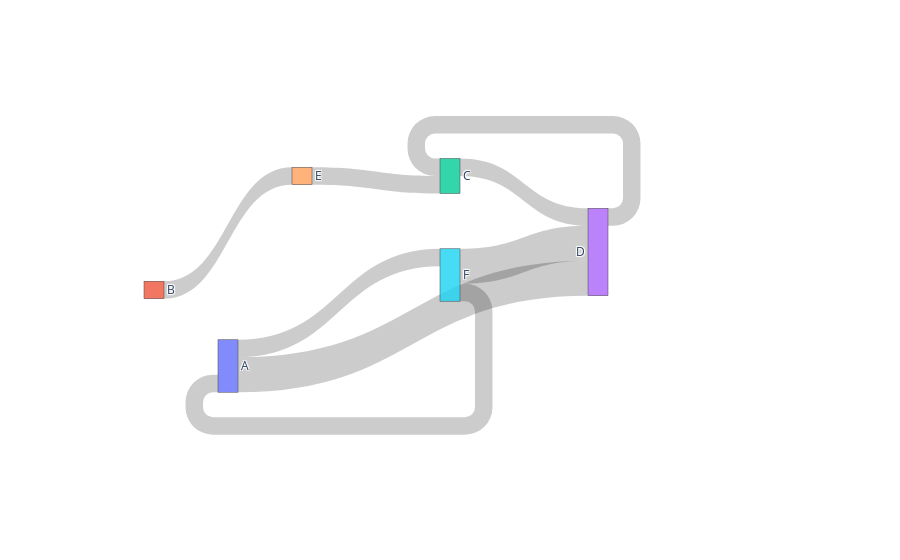

The cell this chart's notebook holds for it:
### Code cell
fig = go.Figure(go.Sankey(
    arrangement = "snap",
    node = {
        "label": ["A", "B", "C", "D", "E", "F"],
        "x": [0.2, 0.1, 0.5, 0.7, 0.3, 0.5],
        "y": [0.7, 0.5, 0.2, 0.4, 0.2, 0.3],
        'pad':10},  # 10 Pixels
    link = {
        "source": [0, 0, 1, 2, 5, 4, 3, 5],
        "target": [5, 3, 4, 3, 0, 2, 2, 3],
        "value": [1, 2, 1, 1, 1, 1, 1, 2]}))

fig.show()

### Figure 1 — Plotly figure (JSON) as saved in the notebook; plotly's stock layout.template omitted (floating-point values rounded to 4 significant figures)
{"data": [{"arrangement": "snap", "link": {"source": [0, 0, 1, 2, 5, 4, 3, 5], "target": [5, 3, 4, 3, 0, 2, 2, 3], "value": [1, 2, 1, 1, 1, 1, 1, 2]}, "node": {"label": ["A", "B", "C", "D", "E", "F"], "pad": 10, "x": [0.2, 0.1, 0.5, 0.7, 0.3, 0.5], "y": [0.7, 0.5, 0.2, 0.4, 0.2, 0.4605]}, "type": "sankey"}], "layout": {"autosize": true}}
